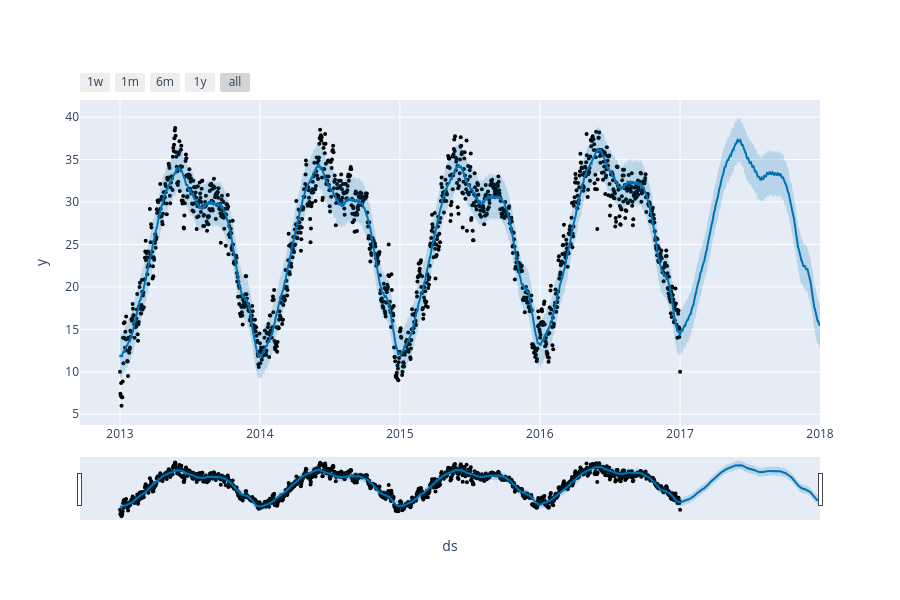

The notebook cell this image was saved under:
### Code cell
# # Prophet library is a time series forecasting tool developed by Meta

# initialize a new Prophet model with default settings
model = Prophet()

# the Prophet model is trained using historical temperature data stored in the forecast_data DataFrame
# This DataFrame needs to have two columns: 'ds' (datestamp) and 'y' (the values to be forecasted - in our case, temperature).
model.fit(forecast_data)

# generates a DataFrame containing future dates for the forecast
# periods=365 means that the forecast will extend 365 days into the future
forecasts = model.make_future_dataframe(periods=365)
# results are stored in the predictions DataFrame
predictions = model.predict(forecasts)

# reate an interactive Plotly visualization of the forecast
plot_plotly(model, predictions)

### Figure 1 — Plotly figure (JSON) as saved in the notebook; plotly's stock layout.template omitted (floating-point values rounded to 4 significant figures; data arrays with more than 128 entries replaced by an {"elided": "..."} marker saying what was removed)
{"data": [{"marker": {"color": "black", "size": 4}, "mode": "markers", "name": "Actual", "type": "scatter", "x": {"elided": "1462 str values"}, "y": {"elided": "1462 float values"}}, {"hoverinfo": "skip", "line": {"width": 0}, "mode": "lines", "type": "scatter", "x": {"elided": "1827 str values"}, "y": {"elided": "1827 float values"}}, {"fill": "tonexty", "fillcolor": "rgba(0, 114, 178, 0.2)", "line": {"color": "#0072B2", "width": 2}, "mode": "lines", "name": "Predicted", "type": "scatter", "x": {"elided": "1827 str values"}, "y": {"elided": "1827 float values"}}, {"fill": "tonexty", "fillcolor": "rgba(0, 114, 178, 0.2)", "hoverinfo": "skip", "line": {"width": 0}, "mode": "lines", "type": "scatter", "x": {"elided": "1827 str values"}, "y": {"elided": "1827 float values"}}], "layout": {"height": 600, "showlegend": false, "width": 900, "xaxis": {"rangeselector": {"buttons": [{"count": 7, "label": "1w", "step": "day", "stepmode": "backward"}, {"count": 1, "label": "1m", "step": "month", "stepmode": "backward"}, {"count": 6, "label": "6m", "step": "month", "stepmode": "backward"}, {"count": 1, "label": "1y", "step": "year", "stepmode": "backward"}, {"step": "all"}]}, "rangeslider": {"visible": true}, "title": {"text": "ds"}, "type": "date"}, "yaxis": {"title": {"text": "y"}}}}
